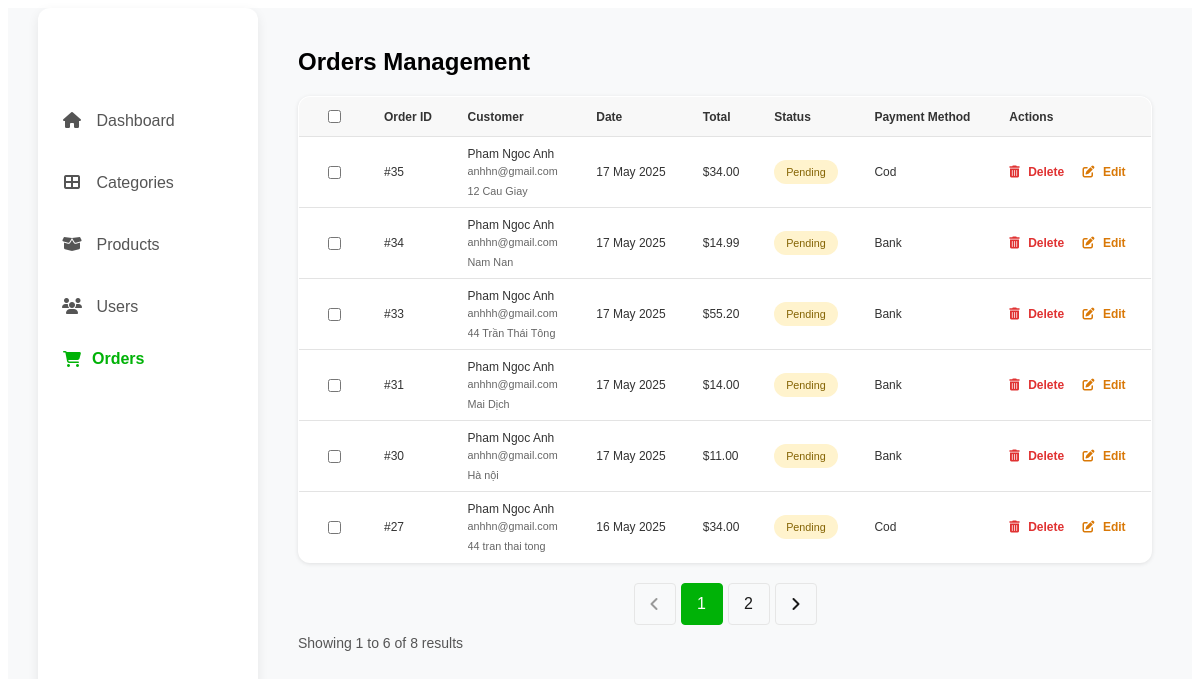
The app's page /Admin/order.php (signed in) with its own data.
### tables this page shows
CREATE TABLE `orders` (
  `id` int(11) NOT NULL,
  `user_id` int(11) NOT NULL,
  `order_date` datetime DEFAULT current_timestamp(),
  `total` decimal(10,2) NOT NULL DEFAULT 0.00,
  `subtotal` decimal(10,2) NOT NULL,
  `discount` decimal(5,2) DEFAULT 0.00,
  `shipping_cost` decimal(10,2) DEFAULT 0.00,
  `product_count` int(11) DEFAULT 1,
  `status` varchar(50) DEFAULT 'Processing',
  `payment_method` varchar(50) NOT NULL,
  `billing_name` varchar(100) NOT NULL,
  `billing_address` text NOT NULL,
  `billing_email` varchar(100) NOT NULL,
  `billing_phone` varchar(20) NOT NULL,
  `shipping_name` varchar(100) NOT NULL,
  `shipping_address` text NOT NULL,
  `shipping_email` varchar(100) NOT NULL,
  `shipping_phone` varchar(20) NOT NULL,
  `created_at` timestamp NOT NULL DEFAULT current_timestamp()
);

### Admin/order.php (the view, shortened to what this page needs)
<?php
include 'includes/header.php';
$limit = 6;
$page = isset($_GET['page']) ? max(1, intval($_GET['page'])) : 1;
$start = ($page - 1) * $limit;
$sql = "SELECT o.*, u.email as user_email
        FROM orders o
        LEFT JOIN users u ON o.user_id = u.id
        ORDER BY o.order_date DESC
        LIMIT $start, $limit";
$result = $conn->query($sql);
$countSql = "SELECT COUNT(*) AS total FROM orders";
$countResult = $conn->query($countSql);
$totalRows = $countResult->fetch_assoc()['total'];
?>
    <main class="main-content">
      <div class="header-row">
        <h2>Orders Management</h2>
      </div>
      <table class="category-table">
        <thead>
          <tr>
            <th><input type="checkbox" /></th>
            <th>Order ID</th>
            <th>Customer</th>
            <th>Date</th>
            <th>Total</th>
            <th>Status</th>
            <th>Payment Method</th>
            <th>Actions</th>
          </tr>
        </thead>
        <tbody>
          <?php if ($result->num_rows > 0): ?>
            <?php while($row = $result->fetch_assoc()): ?>
              <tr>
                <td><input type="checkbox" /></td>
                <td>#<?php echo $row['id']; ?></td>
                <td>
                  <div class="customer-info">
                    <div class="customer-name"><?php echo htmlspecialchars($row['billing_name']); ?></div>
                    <div class="customer-email"><?php echo htmlspecialchars($row['billing_email']); ?></div>
                    <div class="customer-address"><?php echo htmlspecialchars($row['shipping_address']); ?></div>
                  </div>
                </td>
                <td><?php echo date('d M Y', strtotime($row['order_date'])); ?></td>
                <td>$<?php echo number_format($row['total'], 2); ?></td>
                <td>
                  <span class="status-badge <?php echo strtolower($row['status']); ?>">
                    <?php echo ucfirst($row['status']); ?>
                  </span>
                </td>
                <td><?php echo ucfirst($row['payment_method']); ?></td>
                <td>
                  <a href="#"
                     onclick="showConfirmModal('order.php?delete_id=<?php echo $row['id']; ?>&page=<?php echo $page; ?>'); return false;"
                     class="delete-link">
                      <i class="fas fa-trash-alt"></i> Delete
                  </a>
                  <a href="order_edit.php?id=<?php echo $row['id']; ?>" class="edit-link">
                    <i class="fas fa-edit"></i> Edit
                  </a>
                </td>
              </tr>
            <?php endwhile; ?>
          <?php else: ?>
            <tr><td colspan="7">Không có đơn hàng nào</td></tr>
          <?php endif; ?>
        </tbody>
      </table>
      <div class="pagination">
        <?php if ($page > 1): ?>
            <a href="?page=<?php echo $page - 1; ?>" class="page-item"><i class="fa-solid fa-angle-left"></i></a>
        <?php else: ?>
            <span class="page-item disabled"><i class="fa-solid fa-angle-left"></i></span>
        <?php endif; ?>
        <?php
        for ($i = 1; $i <= ceil($totalRows / $limit); $i++) {
            if ($i == $page) {
                echo "<span class=\"page-item active\">$i</span>";
            } else {
                echo "<a href=\"?page=$i\" class=\"page-item\">$i</a>";
            }
        }
        ?>
        <?php if ($page < ceil($totalRows / $limit)): ?>
            <a href="?page=<?php echo $page + 1; ?>" class="page-item"><i class="fa-solid fa-angle-right"></i></a>
        <?php else: ?>
            <span class="page-item disabled"><i class="fa-solid fa-angle-right"></i></span>
        <?php endif; ?>
      </div>
      <div class="table-footer">
        <div>Showing <?php echo min($start + 1, $totalRows); ?> to <?php echo min($start + $limit, $totalRows); ?> of <?php echo $totalRows; ?> results</div>
      </div>
    </main>
<?php
include 'includes/footer.php';
?>

### Admin/assets/style.css (style rules this page uses)
.main-content { flex: 1; padding: 40px; }
.header-row { display: flex; justify-content: space-between; align-items: center; margin-bottom: 20px; }
.header-row h2 { margin: 0; font-weight: bold; font-size: 24px; }
.category-table { width: 100%; border-collapse: collapse; border: 1px solid #e3e3e3; border-radius: 12px; overflow: hidden; background: #fff; box-shadow: 0 1px 4px rgb(0 0 0 / 0.1); }
.category-table thead { background-color: #f8f8f8; }
.category-table th, .category-table td { padding: 10px 15px; text-align: left; border-bottom: 1px solid #e3e3e3; font-size: 12px; color: #333; }
.category-table th:first-child, .category-table td:first-child { width: 40px; text-align: center; }
.category-table td .delete-link { color: #e03131; margin-right: 15px; font-weight: 600; text-decoration: none; cursor: pointer; }
.category-table td .delete-link i { margin-right: 5px; }
.category-table td .edit-link { color: #d97806; font-weight: 600; text-decoration: none; }
.category-table td .edit-link i { margin-right: 5px; }
.table-footer { margin-top: -10px; display: flex; justify-content: space-between; color: #555; font-size: 14px; }
.pagination { display: flex; justify-content: center; align-items: center; margin: 20px 0; gap: 5px; }
.page-item { display: flex; align-items: center; justify-content: center; width: 40px; height: 40px; border: 1px solid #E6E6E6; color: #1A1A1A; text-decoration: none; border-radius: 4px; transition: all 0.3s ease; }
.page-item.active { background-color: #00b207; color: white; border-color: #00b207; }
.page-item.disabled { color: #999; cursor: not-allowed; }
.customer-info { display: flex; flex-direction: column; gap: 4px; }
.customer-name { font-weight: 500; }
.customer-email { font-size: 0.9em; color: #666; }
.customer-address { font-size: 0.9em; color: #666; margin-top: 4px; max-width: 250px; white-space: nowrap; overflow: hidden; text-overflow: ellipsis; }
.status-badge { padding: 6px 12px; border-radius: 20px; font-size: 0.9em; font-weight: 500; }
.status-badge.pending { background-color: #fff3cd; color: #856404; }

### records on screen
orders: id "35", billing_name "Pham Ngoc Anh", billing_email "anhhn@gmail.com", shipping_address "12 Cau Giay", order_date "17 May 2025", total "34.00", status "Pending", payment_method "Cod"
orders: id "34", billing_name "Pham Ngoc Anh", billing_email "anhhn@gmail.com", shipping_address "Nam Nan", order_date "17 May 2025", total "14.99", status "Pending", payment_method "Bank"
orders: id "33", billing_name "Pham Ngoc Anh", billing_email "anhhh@gmail.com", shipping_address "44 Trần Thái Tông", order_date "17 May 2025", total "55.20", status "Pending", payment_method "Bank"
orders: id "31", billing_name "Pham Ngoc Anh", billing_email "anhhn@gmail.com", shipping_address "Mai Dịch", order_date "17 May 2025", total "14.00", status "Pending", payment_method "Bank"
orders: id "30", billing_name "Pham Ngoc Anh", billing_email "anhhn@gmail.com", shipping_address "Hà nội", order_date "17 May 2025", total "11.00", status "Pending", payment_method "Bank"
orders: id "27", billing_name "Pham Ngoc Anh", billing_email "anhhn@gmail.com", shipping_address "44 tran thai tong", order_date "16 May 2025", total "34.00", status "Pending", payment_method "Cod"

### other values on screen
$menu['name'] "Dashboard"
$menu['name'] "Categories"
$menu['name'] "Products"
$menu['name'] "Users"
$menu['name'] "Orders"
min($start + 1, $totalRows) "1"
min($start + $limit, $totalRows) "6"
$totalRows "8"
